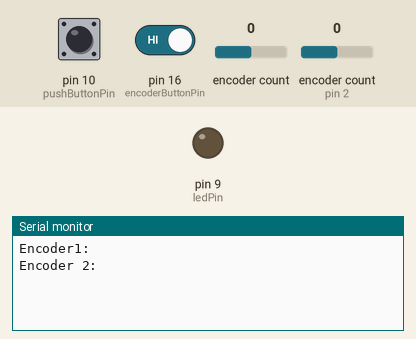
Recording of a sketch running on a simulated Arduino Leonardo, built with avr-gcc and run on an emulated ATmega32U4. On the bench: output pins drawn as LEDs (lit = HIGH), the last lines printed to the serial monitor. The inputs (shaded band) are chosen by the test bench; at power-on: encoder count 0, pin 10 (pushButtonPin) HIGH, pin 16 (encoderButtonPin) HIGH, encoder count (sensor on pin 2) 0. USB keyboard and mouse output is not drawn.

Above: at 1.2 s.
1.3 s: encoder count (sensor 0) set to 1
At 1.9 s:
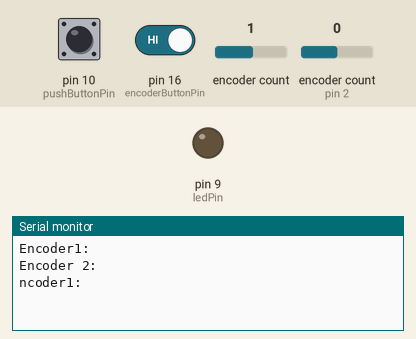
2.8 s: encoder count (sensor 0) set to 2
At 4.3 s:
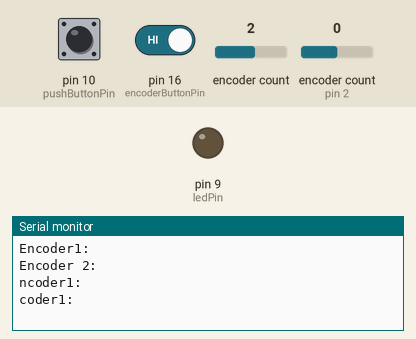

Measured:
- after the input at 1.3 s, the serial monitor: prints a new line after 0.05 s (image 1)
- after the input at 2.8 s, the serial monitor: prints a new line after 0.05 s (image 2)

The sketch:

sketch_aug27a.ino
```cpp
#include <Encoder.h>
#include <Joystick.h>

Joystick_ Joystick;

int ledPin = 9;
int pushButtonPin = 10;
int encoderButtonPin = 16;
int pushButtonState = 0;
int encoderButtonState = 0;
int ledState = 0;
char buf [64];

Encoder enc1(0, 1);
Encoder enc2(2, 3);

void setup()
{
    Serial.begin(9600);
    pinMode(ledPin, OUTPUT); //pin 10 is set as output pin
    pinMode(pushButtonPin, INPUT_PULLUP);
    pinMode(encoderButtonPin, INPUT_PULLUP);
    Joystick.begin();
}

long oldPosition1 = -999;
long oldPosition2 = -999;
int lastButtonState10 = 0;
int lastButtonState16 = 16;

void loop() // The loop function runs again and again
{

    pushButtonState = digitalRead(pushButtonPin);
    encoderButtonState = digitalRead(encoderButtonPin);

    // if (pushButtonState == LOW || encoderButtonState == LOW)
    // {
    //     //digitalWrite(ledPin, HIGH);
    //     digitalWrite(ledPin, !digitalRead(ledPin));
    //     //ledState = 1;
    //     if (pushButtonState == LOW)
    //     {
    //         Serial.println("LED Toggled by push button");
    //     }
    //     else
    //     {
    //         Serial.println("LED Toggled by encoder button");
    //         myEnc.write(0);
    //     }

    //     delay(300);
    // }

    long newPosition1 = enc1.read() / 4;
    if (newPosition1 != oldPosition1)
    {
        if (newPosition1 > oldPosition1)
        {
            Joystick.pressButton(2);
            delay(50);
            Joystick.releaseButton(2);
        }
        else if (newPosition1 < oldPosition1)
        {
            Joystick.pressButton(3);
            delay(50);
            Joystick.releaseButton(3);
        }

        oldPosition1 = newPosition1;
        Serial.println("Encoder1: " + newPosition1);
    }

    long newPosition2 = enc2.read() / 4;
    if (newPosition2 != oldPosition2)
    {
        if (newPosition2 > oldPosition2)
        {
            Joystick.pressButton(4);
            delay(50);
            Joystick.releaseButton(4);
        }
        else if (newPosition2 < oldPosition2)
        {
            Joystick.pressButton(5);
            delay(50);
            Joystick.releaseButton(5);
        }

        oldPosition2 = newPosition2;
        sprintf (buf, "Encoder 2:", newPosition2);
        Serial.println(buf);
    }


    int currentButtonState10 = !digitalRead(pushButtonPin);
    if (currentButtonState10 != lastButtonState10)
    {
        Joystick.setButton(0, currentButtonState10);
        lastButtonState10 = currentButtonState10;
    }

    int currentButtonState16 = !digitalRead(encoderButtonPin);
    if (currentButtonState16 != lastButtonState16)
    {
        Joystick.setButton(1, currentButtonState16);
        lastButtonState16 = currentButtonState16;
    }

}
```
